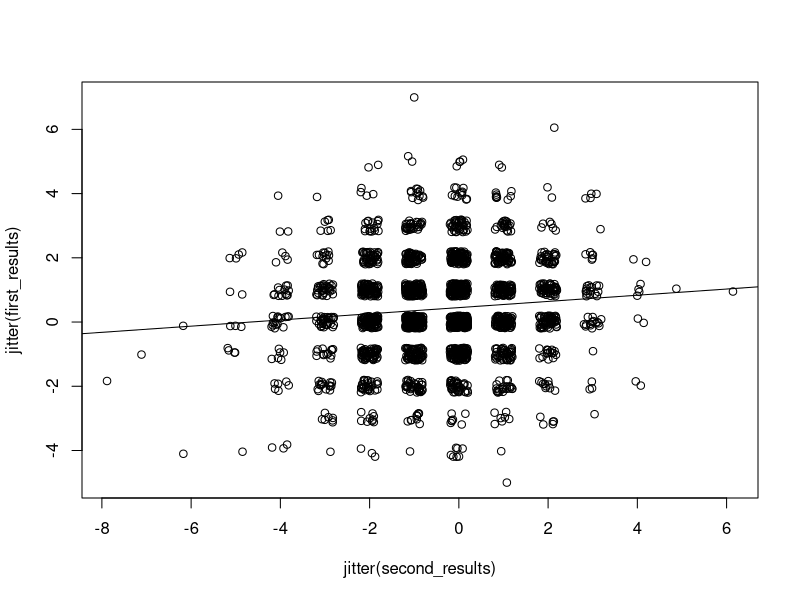
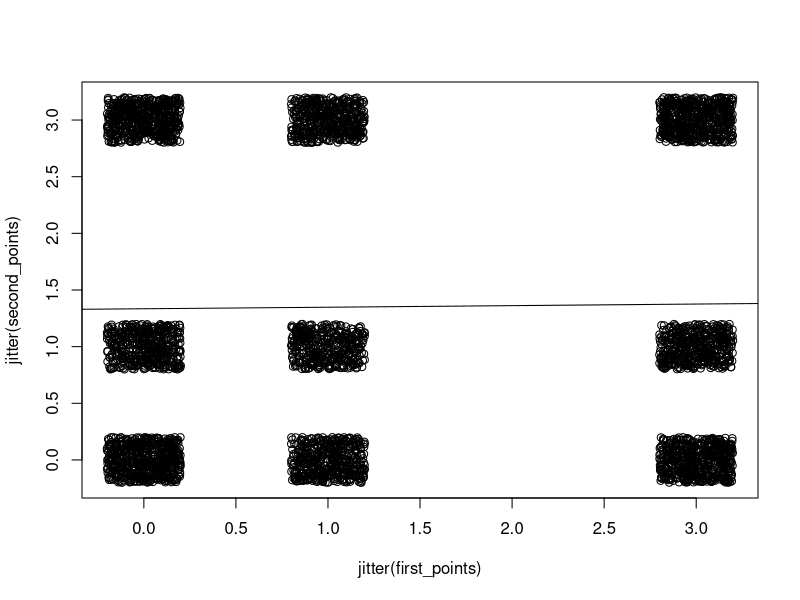
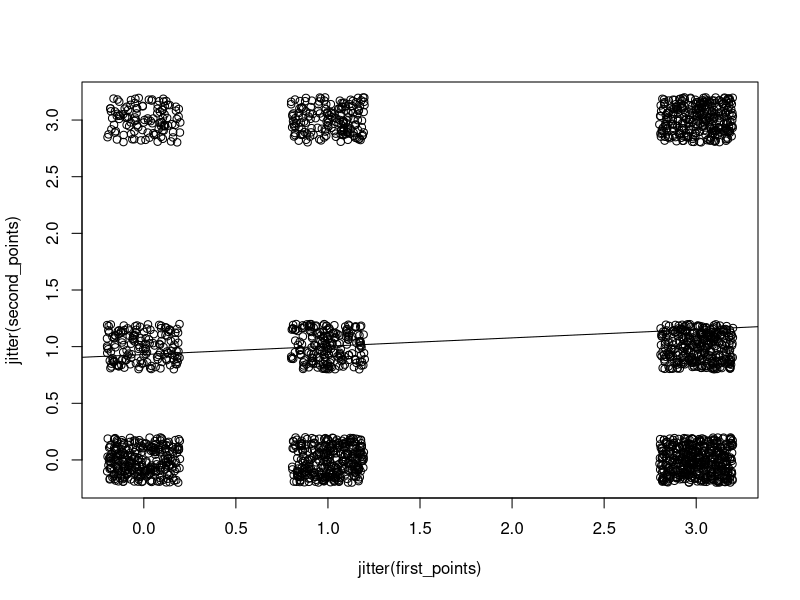
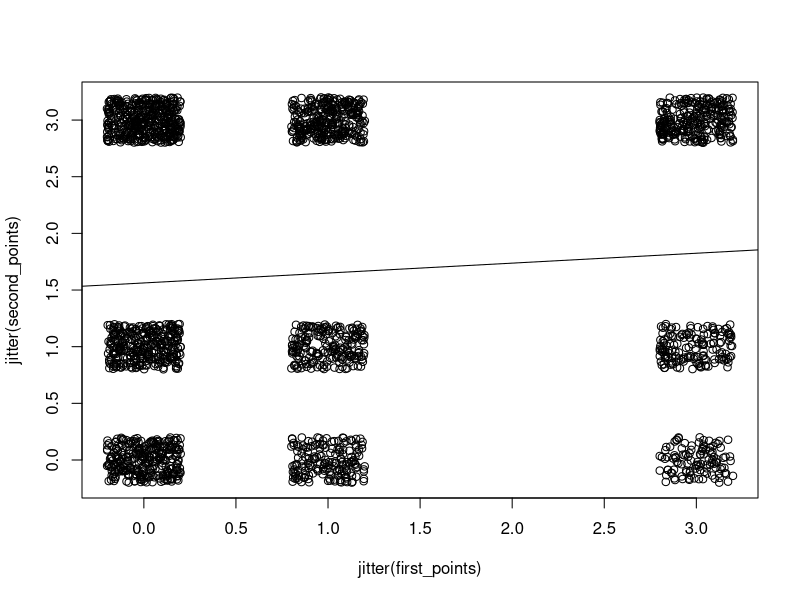
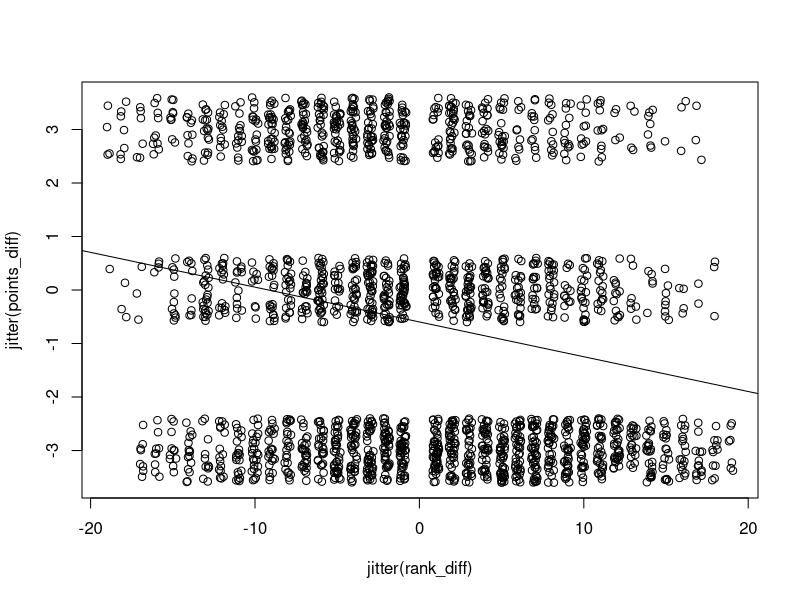

Write the R code that produced these figures, in order. (Note: this script raises an error after producing the figures.)
results = read.csv("first_second_leg.csv", sep=";", encoding="UTF-8")

# Goals diff
first_results = results$first_t1 - results$first_t2
second_results = results$second_t1 - results$second_t2
cor(first_results, second_results)
goals_diff = lm(first_results ~ second_results)
summary(goals_diff)
plot(jitter(first_results) ~ jitter(second_results))
abline(goals_diff)

# Points diff all
first_points = c(results$result_first_t1, results$result_first_t2)
second_points = c(results$result_second_t1, results$result_second_t2)
cor(second_points, first_points)
points_diff = lm(second_points ~ first_points)
summary(points_diff)
plot(jitter(second_points) ~ jitter(first_points))
abline(points_diff)

# Points diff home first
first_points = results$result_first_t1
second_points = results$result_second_t1
cor(second_points, first_points)
points_diff = lm(second_points ~ first_points)
summary(points_diff)
plot(jitter(second_points) ~ jitter(first_points))
abline(points_diff)

ls.str(results)

# Points diff away first
first_points = results$result_first_t2
second_points = results$result_second_t2
cor(second_points, first_points)
points_diff = lm(second_points ~ first_points)
summary(points_diff)
plot(jitter(second_points) ~ jitter(first_points))
abline(points_diff)

summary(results$result_first_t2)

# Rank diff/points
rank_diff   = results$t1_rank - results$t2_rank
points_diff = results$result_second_t1 - results$result_second_t2
rank_point_diff = lm(points_diff ~ rank_diff)
summary(rank_point_diff)
plot(jitter(points_diff) ~ jitter(rank_diff))
abline(rank_point_diff)

# Second leg points / multiple regression
dataset = results
dataset = subset(results, subset=(results$t1_rank = 20 & results$t2_rank = 1))

second_leg_points = c(dataset$result_second_t1, dataset$result_second_t2)
first_leg_points = c(dataset$result_first_t1, dataset$result_first_t2)
first_leg_goals_for = c(dataset$first_t1, dataset$first_t2)
first_leg_goals_against = c(dataset$first_t2, dataset$first_t1)
second_leg_goals_for = c(dataset$second_t1, dataset$second_t2)
second_leg_goals_against = c(dataset$second_t2, dataset$second_t1)

reg_mul = lm(second_leg_points ~ first_leg_points + 
                                 first_leg_goals_for + 
                                 first_leg_goals_against + 
                                 second_leg_goals_for + 
                                 second_leg_goals_against)

summary(reg_mul)
help(summary.lm)
